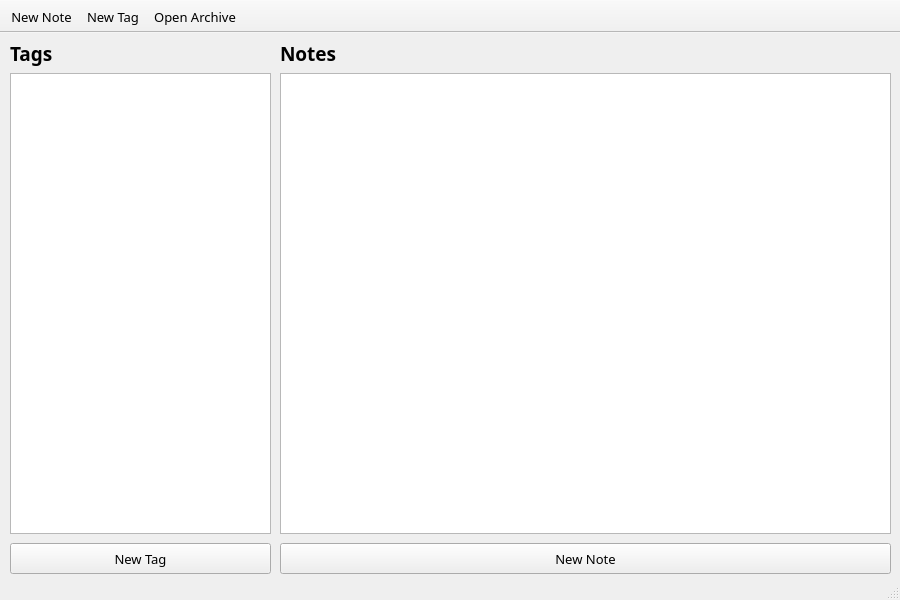
<?xml version="1.0" encoding="UTF-8"?>
<ui version="4.0">
 <class>MainWindow</class>
 <widget class="QMainWindow" name="MainWindow">
  <property name="geometry">
   <rect>
    <x>0</x>
    <y>0</y>
    <width>900</width>
    <height>600</height>
   </rect>
  </property>
  <property name="minimumSize">
   <size>
    <width>900</width>
    <height>600</height>
   </size>
  </property>
  <property name="maximumSize">
   <size>
    <width>900</width>
    <height>600</height>
   </size>
  </property>
  <property name="font">
   <font>
    <family>Century Gothic</family>
    <pointsize>9</pointsize>
   </font>
  </property>
  <property name="windowTitle">
   <string>MainWindow</string>
  </property>
  <widget class="QWidget" name="centralWidget">
   <widget class="QListWidget" name="listTags">
    <property name="geometry">
     <rect>
      <x>10</x>
      <y>40</y>
      <width>261</width>
      <height>461</height>
     </rect>
    </property>
    <property name="font">
     <font>
      <family>Century Gothic</family>
      <pointsize>10</pointsize>
     </font>
    </property>
   </widget>
   <widget class="QListWidget" name="listNotes">
    <property name="geometry">
     <rect>
      <x>280</x>
      <y>40</y>
      <width>611</width>
      <height>461</height>
     </rect>
    </property>
    <property name="sizePolicy">
     <sizepolicy hsizetype="Maximum" vsizetype="Maximum">
      <horstretch>0</horstretch>
      <verstretch>0</verstretch>
     </sizepolicy>
    </property>
    <property name="font">
     <font>
      <family>Century Gothic</family>
      <pointsize>10</pointsize>
     </font>
    </property>
   </widget>
   <widget class="QPushButton" name="buttonNewTag">
    <property name="geometry">
     <rect>
      <x>10</x>
      <y>510</y>
      <width>261</width>
      <height>31</height>
     </rect>
    </property>
    <property name="font">
     <font>
      <family>Century Gothic</family>
      <pointsize>10</pointsize>
     </font>
    </property>
    <property name="text">
     <string>New Tag</string>
    </property>
   </widget>
   <widget class="QPushButton" name="puttonNewNote">
    <property name="geometry">
     <rect>
      <x>280</x>
      <y>510</y>
      <width>611</width>
      <height>31</height>
     </rect>
    </property>
    <property name="font">
     <font>
      <family>Century Gothic</family>
      <pointsize>10</pointsize>
     </font>
    </property>
    <property name="text">
     <string>New Note</string>
    </property>
   </widget>
   <widget class="QLabel" name="labeltags">
    <property name="geometry">
     <rect>
      <x>10</x>
      <y>0</y>
      <width>261</width>
      <height>41</height>
     </rect>
    </property>
    <property name="font">
     <font>
      <family>Century Gothic</family>
      <pointsize>14</pointsize>
      <weight>75</weight>
      <bold>true</bold>
     </font>
    </property>
    <property name="text">
     <string>Tags</string>
    </property>
   </widget>
   <widget class="QLabel" name="labelNotes">
    <property name="geometry">
     <rect>
      <x>280</x>
      <y>0</y>
      <width>611</width>
      <height>41</height>
     </rect>
    </property>
    <property name="font">
     <font>
      <family>Century Gothic</family>
      <pointsize>14</pointsize>
      <weight>75</weight>
      <bold>true</bold>
     </font>
    </property>
    <property name="text">
     <string>Notes</string>
    </property>
   </widget>
  </widget>
  <widget class="QStatusBar" name="statusBar"/>
  <widget class="QToolBar" name="mainToolBar">
   <property name="font">
    <font>
     <pointsize>10</pointsize>
    </font>
   </property>
   <property name="movable">
    <bool>false</bool>
   </property>
   <property name="floatable">
    <bool>false</bool>
   </property>
   <attribute name="toolBarArea">
    <enum>TopToolBarArea</enum>
   </attribute>
   <attribute name="toolBarBreak">
    <bool>false</bool>
   </attribute>
   <addaction name="actionNewNote"/>
   <addaction name="actionNewTag"/>
   <addaction name="actionOpenArchive"/>
  </widget>
  <action name="actionNewNote">
   <property name="text">
    <string>New Note</string>
   </property>
   <property name="shortcut">
    <string>Ctrl+N</string>
   </property>
  </action>
  <action name="actionNewTag">
   <property name="text">
    <string>New Tag</string>
   </property>
   <property name="shortcut">
    <string>Ctrl+T</string>
   </property>
  </action>
  <action name="actionOpenArchive">
   <property name="text">
    <string>Open Archive</string>
   </property>
   <property name="shortcut">
    <string>Ctrl+O</string>
   </property>
  </action>
 </widget>
 <layoutdefault spacing="6" margin="11"/>
 <resources/>
 <connections/>
</ui>
